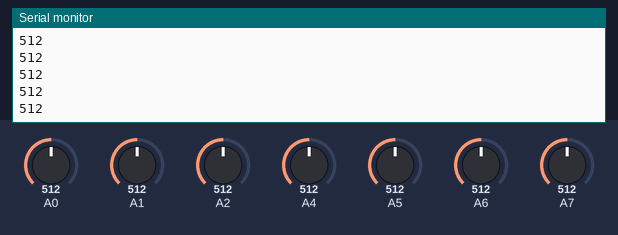
A sketch run on a simulated Arduino Uno, built with avr-gcc and run on an emulated ATmega328P. Parts: the last lines printed to the serial monitor. Inputs (shaded band) come from the test bench; at power-on: A0 = 512, A6 = 512, A1 = 512, A7 = 512, A2 = 512, A4 = 512, A5 = 512.

Above: at 1.2 s.
1.3 s: A0 set to 716
At 1.9 s:
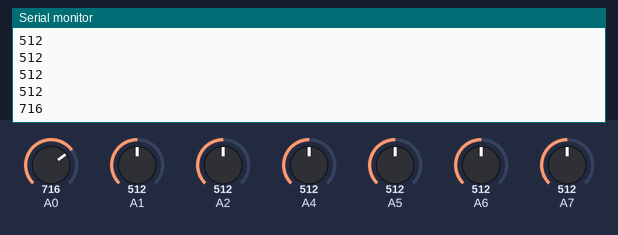
2.8 s: A6 set to 716
At 3.5 s:
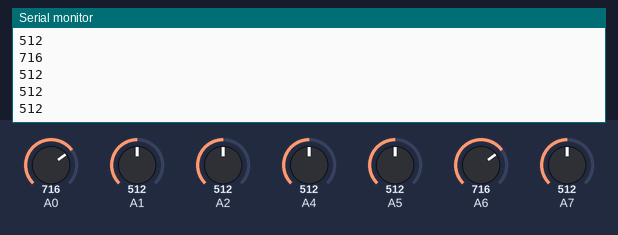
4.3 s: A1 set to 306
5.8 s: A7 set to 716
At 6.7 s:
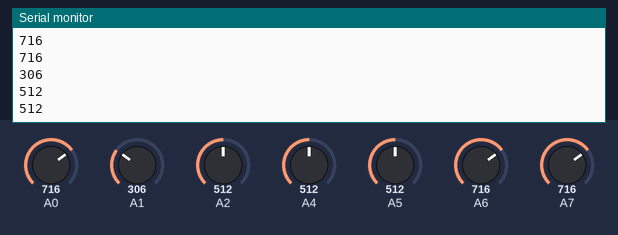
7.3 s: A2 set to 992
At 8.2 s:
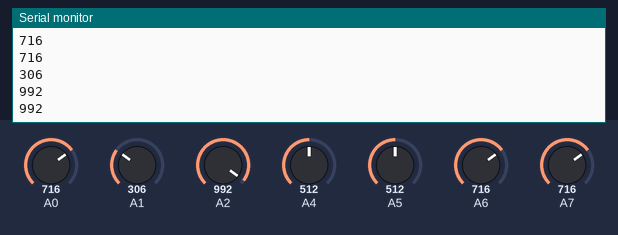
8.8 s: A4 set to 30
At 9.7 s:
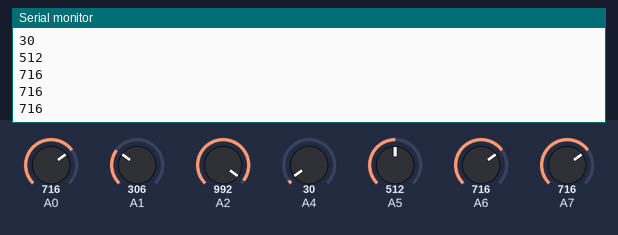
Timing chart, 0 to 11.3 s (numbered marks = the images above; inputs shaded):
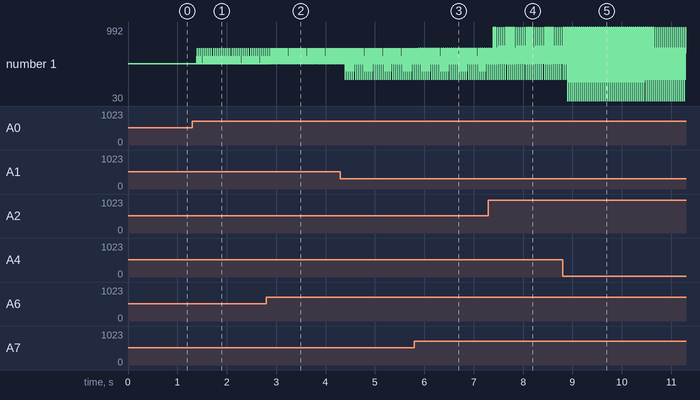

Measured:
- after the input at 1.3 s, the serial monitor: prints a new line after 0.10 s (image 1)
- after the input at 7.3 s, the serial monitor: prints a new line after 0.10 s (image 4)
- after the input at 8.8 s, the serial monitor: prints a new line after 0.11 s (image 5)

The sketch:

chek_qtr.ino
```cpp
#define TIMEOUT 2500
int s[] = {2,4, 5, 6, 7, 8, 9,10};
int sensor[8];

void setup() {
  Serial.begin(9600);
  for (int i = 0; i <8; i++)
  { pinMode(s[i], INPUT);
  }


    // reads all sensors with the define set 2500 microseconds (25 milliseconds) for sensor outputs to go low.

}
void loop()
{
  int k;
  for (int l = 0; l <=TIMEOUT; l++)  // begin calibration cycle to last about 2.5 seconds (100*25ms/call)
  {

    for(int i=0;i<8;i++)
      {


        Serial.println(analogRead(s[i]));
      }
     /* for (int i = 0; i < 8; i++)
      {
        sensor[i] = map(s[i], 0, 2500, 0, 1000);
       // Serial.println(sensor[i]);
      }*/

  }
  }
```
